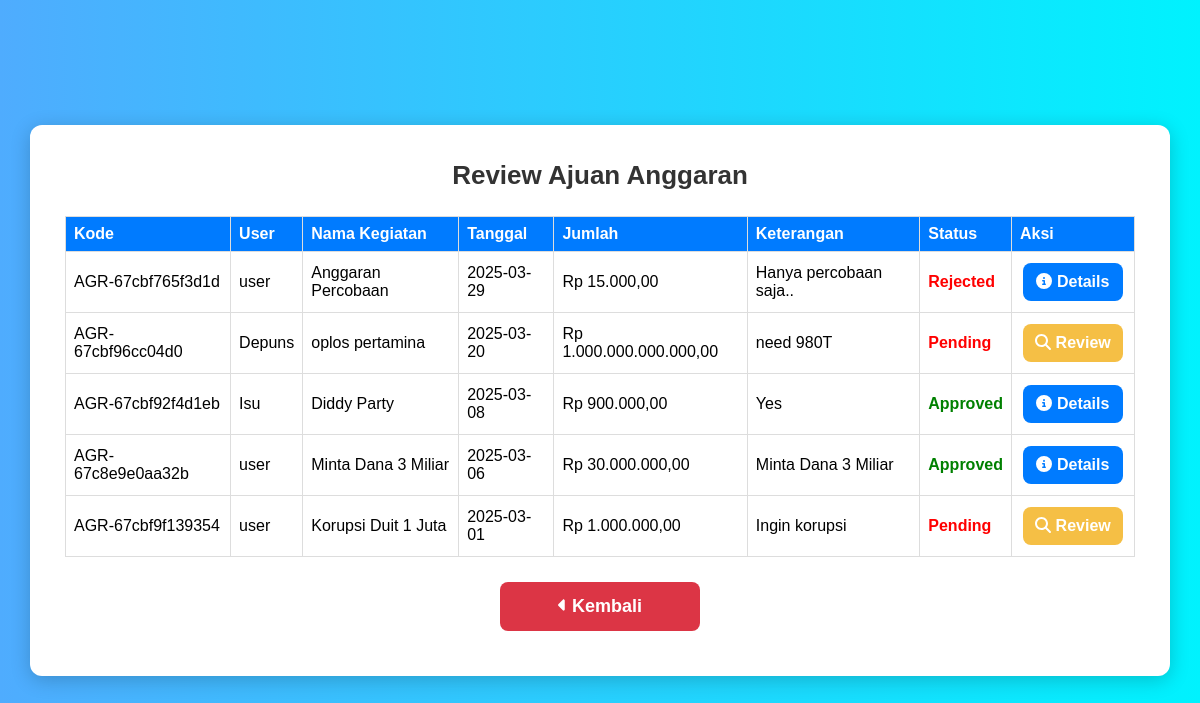
The app's page /pages/admin/review.php (signed in) with its own data.
### tables this page shows
CREATE TABLE `anggaran` (
  `kode_anggaran` varchar(20) NOT NULL,
  `user_anggaran` varchar(50) NOT NULL,
  `nama_kegiatan` varchar(255) NOT NULL,
  `tanggal` date NOT NULL,
  `jumlah` decimal(15,2) NOT NULL,
  `keterangan` text,
  `status` enum('pending','approved','rejected') NOT NULL DEFAULT 'pending',
  `response` text
);

### pages/admin/review.php (the view, shortened to what this page needs)
<?php
require $_SERVER['DOCUMENT_ROOT'].'/config/db.php';
$sql = "SELECT * FROM anggaran ORDER BY tanggal DESC";
$result = $conn->query($sql);
?>
<!DOCTYPE html>
<html lang="id">
<head>
    <link rel="stylesheet" href="/styles/dashboard.css">
</head>
<body>
<div class="container daftar-container">
    <h1>Review Ajuan Anggaran</h1>
    <div class="table-container">
    <table>
        <thead>
            <tr>
                <th>Kode</th>
                <th>User</th>
                <th>Nama Kegiatan</th>
                <th>Tanggal</th>
                <th>Jumlah</th>
                <th>Keterangan</th>
                <th>Status</th>
                <th>Aksi</th>
            </tr>
        </thead>
        <?php while ($row = $result->fetch_assoc()) { ?>
        <tbody>
            <tr>
                <td><?php echo $row['kode_anggaran']; ?></td>
                <td><?php echo $row['user_anggaran']; ?></td>
                <td><?php echo $row['nama_kegiatan']; ?></td>
                <td><?php echo $row['tanggal']; ?></td>
                <td>Rp <?php echo number_format($row['jumlah'], 2, ',', '.'); ?></td>
                <td><?php echo $row['keterangan']; ?></td>
                <td class="<?= ($row['status'] === 'approved') ? 'approved' : 'rejected'; ?>">
                    <?= ucfirst($row['status']); ?>
                </td>
                <td>
                    <?php if ($row['status'] == 'pending') { ?>
                        <a href="response.php?kode_anggaran=<?php echo $row['kode_anggaran']; ?>" class="btn btn-medium btn-caution"><i class="fa-solid fa-magnifying-glass"></i>  Review</a>
                    <?php } else { ?>
                        <a href="details.php?kode_anggaran=<?php echo $row['kode_anggaran']; ?>" class="btn btn-medium"><i class="fa-solid fa-circle-info"></i>  Details</a>
                    <?php } ?>
                </td>
            </tr>
        </tbody>
        <?php } ?>
    </table>
    </div>
    <a href="dashboard.php" class="btn btn-danger"><i class="fa-solid fa-caret-left"></i> Kembali</a>
</div>
</body>
</html>

### styles/dashboard.css (style rules this page uses)
* { margin: 0; padding: 0; box-sizing: border-box; font-family: 'Poppins', sans-serif; }
body { display: flex; justify-content: center; align-items: center; height: 100vh; background: linear-gradient(to right, #4facfe, #00f2fe); }
.container, .dashboard-container, .ajuan-container, .daftar-container { background: white; padding: 35px; border-radius: 12px; box-shadow: 0px 4px 20px rgba(0, 0, 0, 0.2); text-align: center; width: 95%; max-width: 600px; animation: fadeIn 0.5s ease-in-out; }
.daftar-container { max-height: 70%; width: 95%; max-width: 1400px; overflow-y: auto; }
.table-container { overflow-x: auto; overflow-y: auto; }
h1, h2 { font-size: 26px; color: #333; margin-bottom: 15px; }
.btn { display: inline-block; background: #007BFF; color: white; padding: 14px 22px; border-radius: 8px; text-decoration: none; font-size: 18px; font-weight: bold; transition: background 0.3s, transform 0.2s; margin: 10px; border: none; cursor: pointer; width: 200px; text-align: center; }
.btn-medium { padding: 10px 10px; margin: 3px; font-size: 16px; width: 100px; }
.btn-caution { background: #f5bf45; }
.btn-danger { background: #dc3545; }
table { width: 100%; border-collapse: collapse; margin-top: 10px; margin-bottom: 15px; }
th, td { border: 1px solid #ddd; padding: 8px; text-align: left; }
th { background-color: #007bff; color: white; }
.approved { color: green; font-weight: bold; }
.rejected { color: red; font-weight: bold; }

### records on screen
anggaran: kode_anggaran "AGR-67cbf765f3d1d", user_anggaran "user", nama_kegiatan "Anggaran Percobaan", tanggal "2025-03-29", jumlah "15.000,00", keterangan "Hanya percobaan saja..", status "Rejected"
anggaran: kode_anggaran "AGR-67cbf96cc04d0", user_anggaran "Depuns", nama_kegiatan "oplos pertamina", tanggal "2025-03-20", jumlah "1.000.000.000.000,00", keterangan "need 980T", status "Pending"
anggaran: kode_anggaran "AGR-67cbf92f4d1eb", user_anggaran "Isu", nama_kegiatan "Diddy Party", tanggal "2025-03-08", jumlah "900.000,00", keterangan "Yes", status "Approved"
anggaran: kode_anggaran "AGR-67c8e9e0aa32b", user_anggaran "user", nama_kegiatan "Minta Dana 3 Miliar", tanggal "2025-03-06", jumlah "30.000.000,00", keterangan "Minta Dana 3 Miliar", status "Approved"
anggaran: kode_anggaran "AGR-67cbf9f139354", user_anggaran "user", nama_kegiatan "Korupsi Duit 1 Juta", tanggal "2025-03-01", jumlah "1.000.000,00", keterangan "Ingin korupsi", status "Pending"
